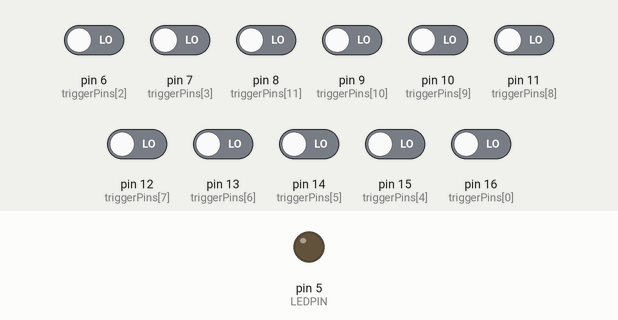
Recording of a sketch running on a simulated Arduino Uno, built with avr-gcc and run on an emulated ATmega328P. Shown: output pins drawn as LEDs (lit = HIGH). Inputs (shaded band) come from the test bench; at power-on: pin 6 (triggerPins[2]), pin 7 (triggerPins[3]), pin 8 (triggerPins[11]), pin 9 (triggerPins[10]), pin 10 (triggerPins[9]), pin 11 (triggerPins[8]), pin 12 (triggerPins[7]), pin 13 (triggerPins[6]), pin 14 (triggerPins[5]), pin 15 (triggerPins[4]), pin 16 (triggerPins[0]) LOW. What the sketch prints to the serial monitor is not drawn.

Above: at 1.6 s.
1.7 s: pin 6 (triggerPins[2]) driven HIGH
At 2.2 s:
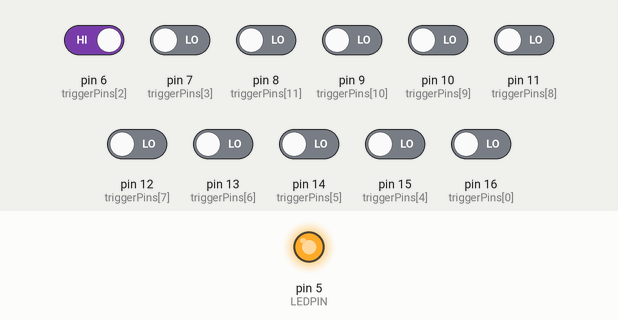
3.2 s: pin 7 (triggerPins[3]) driven HIGH
4.7 s: pin 8 (triggerPins[11]) driven HIGH
6.2 s: pin 11 (triggerPins[8]) driven HIGH
7.7 s: pin 14 (triggerPins[5]) driven HIGH
9.2 s: pin 15 (triggerPins[4]) driven HIGH
Timing chart, 0 to 11.7 s (numbered marks = the images above; inputs shaded):
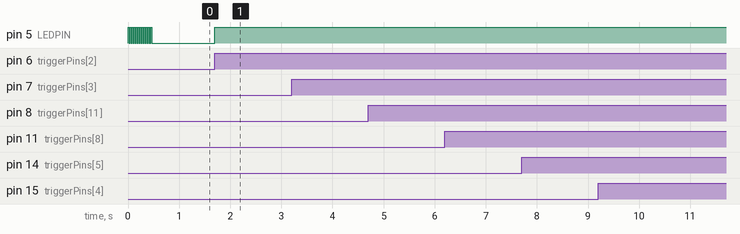

Measured:
- after the input at 1.7 s, pin 5 (LEDPIN): LOW → HIGH at once
- after the input at 3.2 s, every drawn part: stays the same
- after the input at 4.7 s, every drawn part: stays the same
- after the input at 6.2 s, every drawn part: stays the same
- after the input at 7.7 s, every drawn part: stays the same
- after the input at 9.2 s, every drawn part: stays the same

The sketch:

tiny_trig2midi.ino
```cpp
// alternative firmware for ladik m-216
// @themoep

#define LEDPIN 5
#define BTNPIN 4

#define NUMTRIGS 12
// ----------------------- ki  sn  ch  oh  cl  p2  t1  t2  t3  rd  cr  p1
const int mdMidiNotes[] = {36, 38, 42, 46, 39, 67, 48, 45, 41, 51, 49, 65};
const int triggerPins[] = {16,  0,  6,  7, 15, 14, 13, 12, 11, 10,  9,  8}; // arduino pins
// --= trigger in on plate  1   2   3   4   5   6   7   8   9  10  11  12   // trigger on faceplate
// ------------ pin on avr 19   2   8   9  18  17  16  15  14  13  12  11   // avr pins


boolean triggerStates[] = {LOW, LOW, LOW, LOW, LOW, LOW, LOW, LOW, LOW, LOW, LOW, LOW};
int trigCount = 0;


void setup()
{
  pinMode(LEDPIN, OUTPUT);

  // initialize all trigger pins as inputs
  int i;
  for (i = 0; i < NUMTRIGS; i++) {
    pinMode(triggerPins[i], INPUT);
    digitalWrite(triggerPins[i], LOW);
  }
  Serial.begin(31250);

  for (i = 0; i < NUMTRIGS; i++) {
    digitalWrite(LEDPIN, 1);
    delay(20);
    digitalWrite(LEDPIN, 0);
    delay(20);
  }
}


void loop()
{
  int i;
  for (i = 0; i < NUMTRIGS; i++) {
    boolean state = digitalRead(triggerPins[i]);
    if (state == HIGH && triggerStates[i] == LOW)
    {
      noteOn(0x90, mdMidiNotes[i], 120);
      trigCount++;
      triggerStates[i] = state;
      continue;
    }

    if (state == LOW && triggerStates[i] == HIGH) {
      noteOn(0x90, mdMidiNotes[i], 0);
      trigCount--;
      triggerStates[i] = state;
      continue;
    }
  }
  if (trigCount > 0) {
    digitalWrite(LEDPIN, HIGH);
  } else {
    digitalWrite(LEDPIN, LOW);
  }
}


void noteOn(int cmd, int pitch, int velocity) {
  Serial.write(cmd);
  Serial.write(pitch);
  Serial.write(velocity);
}
```
